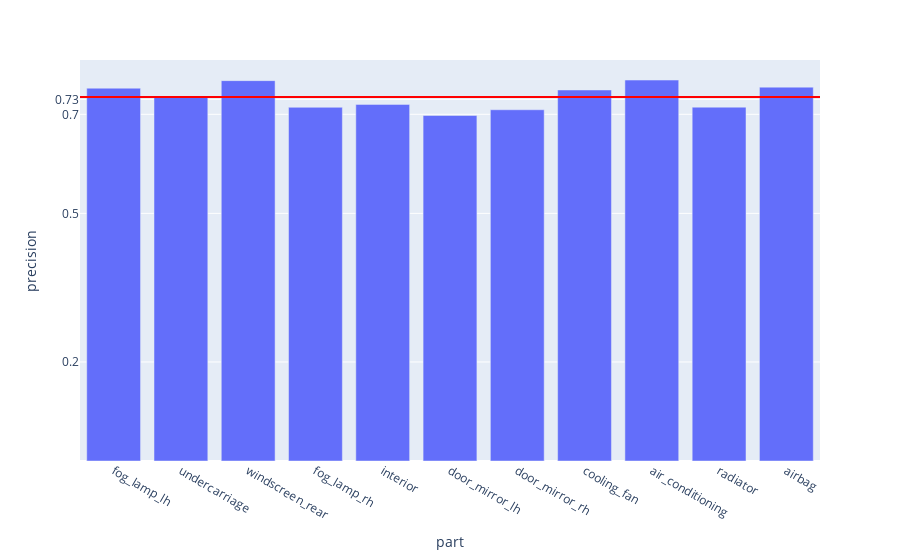

The cell this chart's notebook holds for it:
### Code cell
fig = px.bar(evalMetrics, x = 'part', y = 'precision')

fig.add_hline(y=avgPrecision, line_width=2, line_color="red")

fig.update_layout(
    yaxis = dict(
        tickmode = 'array',
        tickvals = [np.format_float_positional(avgPrecision, 2), 0.2, 0.5, 0.7],
    )
)
fig

### Figure 1 — Plotly figure (JSON) as saved in the notebook; plotly's stock layout.template omitted (floating-point values rounded to 4 significant figures)
{"data": [{"alignmentgroup": "True", "hovertemplate": "part=%{x}<br>precision=%{y}<extra></extra>", "legendgroup": "", "marker": {"color": "#636efa", "pattern": {"shape": ""}}, "name": "", "offsetgroup": "", "orientation": "v", "showlegend": false, "textposition": "auto", "type": "bar", "x": ["fog_lamp_lh", "undercarriage", "windscreen_rear", "fog_lamp_rh", "interior", "door_mirror_lh", "door_mirror_rh", "cooling_fan", "air_conditioning", "radiator", "airbag"], "xaxis": "x", "y": [0.7528, 0.7351, 0.768, 0.7142, 0.72, 0.6976, 0.7092, 0.7491, 0.7692, 0.7145, 0.7549], "yaxis": "y"}], "layout": {"barmode": "relative", "legend": {"tracegroupgap": 0}, "margin": {"t": 60}, "shapes": [{"line": {"color": "red", "width": 2}, "type": "line", "x0": 0, "x1": 1, "xref": "x domain", "y0": 0.735, "y1": 0.735, "yref": "y"}], "xaxis": {"anchor": "y", "domain": [0, 1], "title": {"text": "part"}}, "yaxis": {"anchor": "x", "domain": [0, 1], "tickmode": "array", "tickvals": ["0.73", 0.2, 0.5, 0.7], "title": {"text": "precision"}}}}
